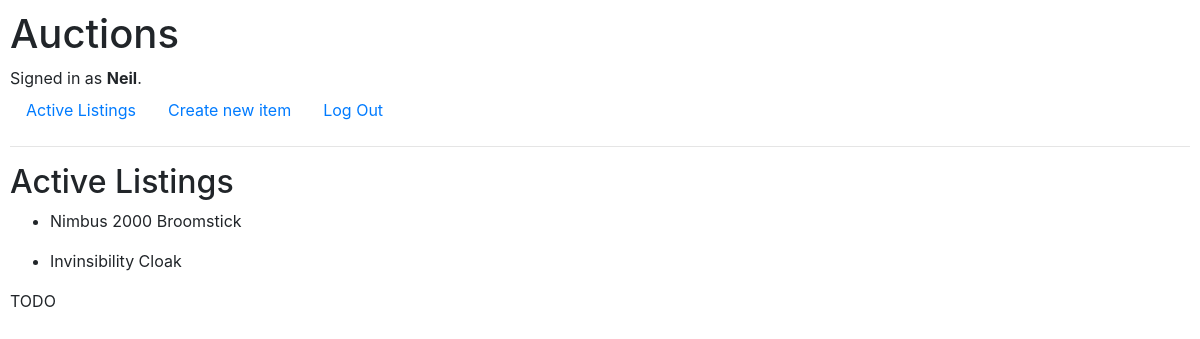
Screenshot of / (signed in) with the database file from the repository.
### auctions/models.py (models this page shows)
class User(AbstractUser):
    pass

class auction_item(models.Model):
    name= models.CharField(max_length=64)
    cur_bid=models.FloatField(default=0)
    date= models.DateTimeField(auto_now_add=True)
    description= models.TextField(max_length=500)
    created_by= models.ForeignKey(User,on_delete=models.CASCADE,default=0)
    def __str__ (self):
        return f"{self.name}"

### auctions/views.py (the view)
# urls.py: path("", views.index, name="index"),
def index(request):
    return render(request, "auctions/index.html",{
        "list":auction_item.objects.all(),
    })

### auctions/templates/auctions/index.html
{% extends "auctions/layout.html" %}
{% block body %}
    <h2>Active Listings</h2>
    {% for item in list %}
    <ul>
        <li>{{item}}</li>
    </ul>
    {% endfor %}
    TODO
{% endblock %}

### auctions/templates/auctions/layout.html (shortened to what this page needs)
{% load static %}
<!DOCTYPE html>
<html lang="en">
    <head>
        <link rel="stylesheet" href="https://stackpath.bootstrapcdn.com/bootstrap/4.4.1/css/bootstrap.min.css">
        <link href="{% static 'auctions/styles.css' %}" rel="stylesheet">
    </head>
    <body>
        <h1>Auctions</h1>
        <div>
            {% if user.is_authenticated %}
                Signed in as <strong>{{ user.username }}</strong>.
            {% else %}
                Not signed in.
            {% endif %}
        </div>
        <ul class="nav">
            <li class="nav-item">
                <a class="nav-link" href="{% url 'index' %}">Active Listings</a>
            </li>
            <li class="nav-item">
                <a class="nav-link" href="{% url 'new_item' %}">Create new item</a>
            </li>
            {% if user.is_authenticated %}
                <li class="nav-item">
                    <a class="nav-link" href="{% url 'logout' %}">Log Out</a>
                </li>
            {% endif %}
        </ul>
        <hr>
        {% block body %}
        {% endblock %}
    </body>
</html>

### auctions/static/auctions/styles.css (style rules this page uses)
body { padding: 10px; }

### rows the page displays
User: username "Neil"
auction_item: name "Nimbus 2000 Broomstick"
auction_item: name "Invinsibility Cloak"
